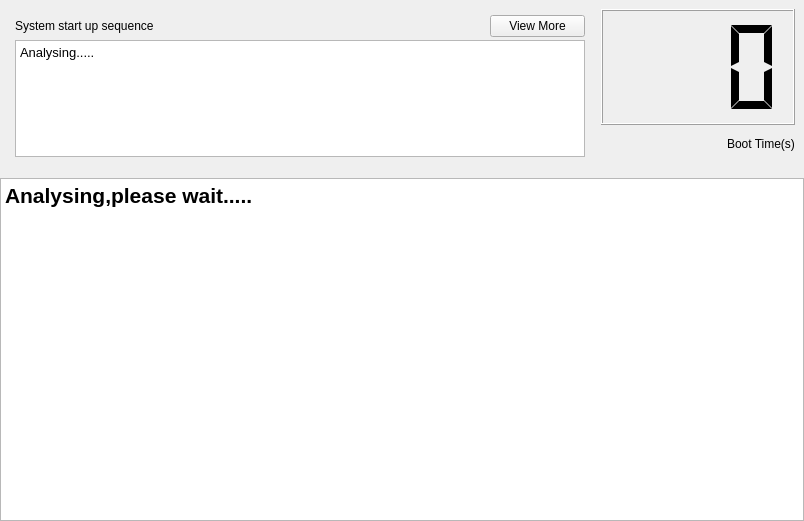
<?xml version="1.0" encoding="UTF-8"?>
<ui version="4.0">
 <class>StartupForm</class>
 <widget class="QWidget" name="StartupForm">
  <property name="geometry">
   <rect>
    <x>0</x>
    <y>0</y>
    <width>804</width>
    <height>521</height>
   </rect>
  </property>
  <property name="windowTitle">
   <string>Form</string>
  </property>
  <layout class="QVBoxLayout" name="verticalLayout" stretch="1,2">
   <property name="spacing">
    <number>6</number>
   </property>
   <property name="leftMargin">
    <number>0</number>
   </property>
   <property name="topMargin">
    <number>0</number>
   </property>
   <property name="rightMargin">
    <number>0</number>
   </property>
   <property name="bottomMargin">
    <number>0</number>
   </property>
   <item>
    <widget class="QWidget" name="widget" native="true">
     <layout class="QHBoxLayout" name="horizontalLayout" stretch="3,1">
      <property name="spacing">
       <number>10</number>
      </property>
      <item>
       <widget class="QWidget" name="widget_seq" native="true">
        <property name="sizePolicy">
         <sizepolicy hsizetype="Preferred" vsizetype="Maximum">
          <horstretch>0</horstretch>
          <verstretch>0</verstretch>
         </sizepolicy>
        </property>
        <layout class="QGridLayout" name="gridLayout" columnstretch="5,1">
         <property name="leftMargin">
          <number>6</number>
         </property>
         <property name="topMargin">
          <number>6</number>
         </property>
         <property name="rightMargin">
          <number>6</number>
         </property>
         <property name="bottomMargin">
          <number>6</number>
         </property>
         <property name="horizontalSpacing">
          <number>0</number>
         </property>
         <property name="verticalSpacing">
          <number>3</number>
         </property>
         <item row="0" column="0">
          <widget class="QLabel" name="label">
           <property name="text">
            <string>System start up sequence</string>
           </property>
          </widget>
         </item>
         <item row="1" column="0" colspan="2">
          <widget class="QTextBrowser" name="textStartupSeq">
           <property name="html">
            <string>&lt;!DOCTYPE HTML PUBLIC &quot;-//W3C//DTD HTML 4.0//EN&quot; &quot;http://www.w3.org/TR/REC-html40/strict.dtd&quot;&gt;
&lt;html&gt;&lt;head&gt;&lt;meta name=&quot;qrichtext&quot; content=&quot;1&quot; /&gt;&lt;style type=&quot;text/css&quot;&gt;
p, li { white-space: pre-wrap; }
&lt;/style&gt;&lt;/head&gt;&lt;body style=&quot; font-family:'WenQuanYi Micro Hei'; font-size:9.7002pt; font-weight:400; font-style:normal;&quot;&gt;
&lt;p style=&quot; margin-top:0px; margin-bottom:0px; margin-left:0px; margin-right:0px; -qt-block-indent:0; text-indent:0px;&quot;&gt;&lt;span style=&quot; font-size:9.7002pt;&quot;&gt;Analysing.....&lt;/span&gt;&lt;/p&gt;&lt;/body&gt;&lt;/html&gt;</string>
           </property>
          </widget>
         </item>
         <item row="0" column="1">
          <widget class="QPushButton" name="btnSVG">
           <property name="text">
            <string>View More</string>
           </property>
           <property name="checkable">
            <bool>false</bool>
           </property>
           <property name="flat">
            <bool>false</bool>
           </property>
          </widget>
         </item>
        </layout>
       </widget>
      </item>
      <item>
       <widget class="QWidget" name="widget_bootTime" native="true">
        <layout class="QVBoxLayout" name="verticalLayout_2" stretch="3,1">
         <property name="spacing">
          <number>0</number>
         </property>
         <property name="leftMargin">
          <number>0</number>
         </property>
         <property name="topMargin">
          <number>0</number>
         </property>
         <property name="rightMargin">
          <number>0</number>
         </property>
         <property name="bottomMargin">
          <number>0</number>
         </property>
         <item>
          <widget class="QLCDNumber" name="lcdBootTime">
           <property name="smallDecimalPoint">
            <bool>true</bool>
           </property>
           <property name="digitCount">
            <number>3</number>
           </property>
           <property name="segmentStyle">
            <enum>QLCDNumber::Flat</enum>
           </property>
          </widget>
         </item>
         <item alignment="Qt::AlignRight">
          <widget class="QLabel" name="label_2">
           <property name="text">
            <string>Boot Time(s)</string>
           </property>
          </widget>
         </item>
        </layout>
       </widget>
      </item>
     </layout>
    </widget>
   </item>
   <item>
    <widget class="QTextBrowser" name="serviceTable">
     <property name="html">
      <string>&lt;!DOCTYPE HTML PUBLIC &quot;-//W3C//DTD HTML 4.0//EN&quot; &quot;http://www.w3.org/TR/REC-html40/strict.dtd&quot;&gt;
&lt;html&gt;&lt;head&gt;&lt;meta name=&quot;qrichtext&quot; content=&quot;1&quot; /&gt;&lt;style type=&quot;text/css&quot;&gt;
p, li { white-space: pre-wrap; }
&lt;/style&gt;&lt;/head&gt;&lt;body style=&quot; font-family:'WenQuanYi Micro Hei'; font-size:9.7002pt; font-weight:400; font-style:normal;&quot;&gt;
&lt;p style=&quot; margin-top:0px; margin-bottom:0px; margin-left:0px; margin-right:0px; -qt-block-indent:0; text-indent:0px;&quot;&gt;&lt;span style=&quot; font-size:16pt; font-weight:600;&quot;&gt;Analysing,please wait.....&lt;/span&gt;&lt;/p&gt;&lt;/body&gt;&lt;/html&gt;</string>
     </property>
     <property name="openExternalLinks">
      <bool>false</bool>
     </property>
     <property name="openLinks">
      <bool>false</bool>
     </property>
    </widget>
   </item>
  </layout>
 </widget>
 <resources/>
 <connections>
  <connection>
   <sender>btnSVG</sender>
   <signal>clicked()</signal>
   <receiver>StartupForm</receiver>
   <slot>generateSVG()</slot>
   <hints>
    <hint type="sourcelabel">
     <x>522</x>
     <y>32</y>
    </hint>
    <hint type="destinationlabel">
     <x>540</x>
     <y>-82</y>
    </hint>
   </hints>
  </connection>
  <connection>
   <sender>serviceTable</sender>
   <signal>anchorClicked(QUrl)</signal>
   <receiver>StartupForm</receiver>
   <slot>handleOperation(QUrl)</slot>
   <hints>
    <hint type="sourcelabel">
     <x>228</x>
     <y>284</y>
    </hint>
    <hint type="destinationlabel">
     <x>211</x>
     <y>689</y>
    </hint>
   </hints>
  </connection>
 </connections>
 <slots>
  <slot>generateSVG()</slot>
  <slot>handleOperation(QUrl)</slot>
 </slots>
</ui>
